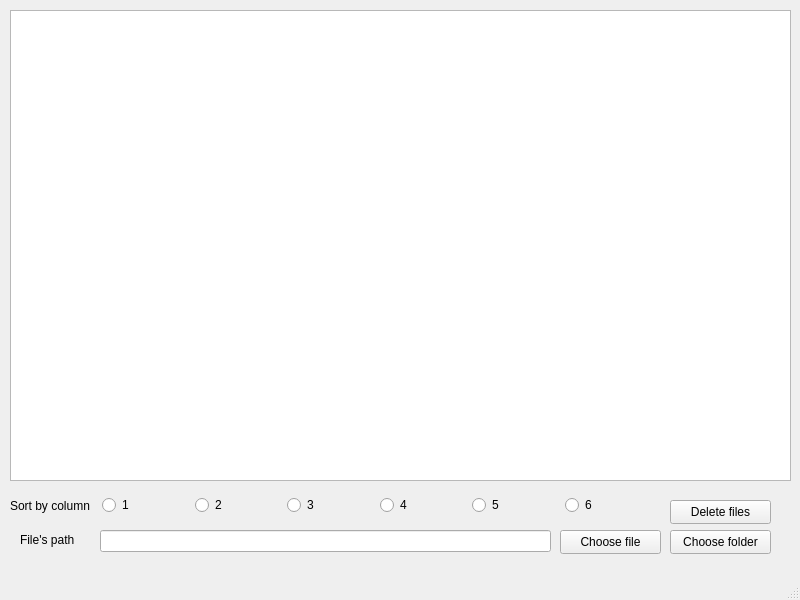
<?xml version="1.0" encoding="UTF-8"?>
<ui version="4.0">
 <class>MainWindow</class>
 <widget class="QMainWindow" name="MainWindow">
  <property name="geometry">
   <rect>
    <x>0</x>
    <y>0</y>
    <width>800</width>
    <height>600</height>
   </rect>
  </property>
  <property name="windowTitle">
   <string>MainWindow</string>
  </property>
  <widget class="QWidget" name="centralwidget">
   <widget class="QTableWidget" name="tab">
    <property name="geometry">
     <rect>
      <x>10</x>
      <y>10</y>
      <width>781</width>
      <height>471</height>
     </rect>
    </property>
   </widget>
   <widget class="QPushButton" name="file">
    <property name="geometry">
     <rect>
      <x>560</x>
      <y>530</y>
      <width>101</width>
      <height>24</height>
     </rect>
    </property>
    <property name="text">
     <string>Choose file</string>
    </property>
   </widget>
   <widget class="QLineEdit" name="path">
    <property name="geometry">
     <rect>
      <x>100</x>
      <y>530</y>
      <width>451</width>
      <height>22</height>
     </rect>
    </property>
    <property name="readOnly">
     <bool>true</bool>
    </property>
   </widget>
   <widget class="QLabel" name="label">
    <property name="geometry">
     <rect>
      <x>20</x>
      <y>530</y>
      <width>81</width>
      <height>20</height>
     </rect>
    </property>
    <property name="text">
     <string>File's path</string>
    </property>
   </widget>
   <widget class="QWidget" name="horizontalLayoutWidget">
    <property name="geometry">
     <rect>
      <x>10</x>
      <y>490</y>
      <width>641</width>
      <height>31</height>
     </rect>
    </property>
    <layout class="QHBoxLayout" name="horizontalLayout">
     <item>
      <widget class="QLabel" name="label_2">
       <property name="text">
        <string>Sort by column</string>
       </property>
      </widget>
     </item>
     <item>
      <widget class="QRadioButton" name="radioButton">
       <property name="text">
        <string>1</string>
       </property>
      </widget>
     </item>
     <item>
      <widget class="QRadioButton" name="radioButton_2">
       <property name="text">
        <string>2</string>
       </property>
      </widget>
     </item>
     <item>
      <widget class="QRadioButton" name="radioButton_3">
       <property name="text">
        <string>3</string>
       </property>
      </widget>
     </item>
     <item>
      <widget class="QRadioButton" name="radioButton_4">
       <property name="text">
        <string>4</string>
       </property>
      </widget>
     </item>
     <item>
      <widget class="QRadioButton" name="radioButton_5">
       <property name="text">
        <string>5</string>
       </property>
      </widget>
     </item>
     <item>
      <widget class="QRadioButton" name="radioButton_6">
       <property name="text">
        <string>6</string>
       </property>
      </widget>
     </item>
    </layout>
   </widget>
   <widget class="QPushButton" name="pushButton">
    <property name="geometry">
     <rect>
      <x>670</x>
      <y>530</y>
      <width>101</width>
      <height>24</height>
     </rect>
    </property>
    <property name="text">
     <string>Choose folder</string>
    </property>
   </widget>
   <widget class="QPushButton" name="pushButton_2">
    <property name="geometry">
     <rect>
      <x>670</x>
      <y>500</y>
      <width>101</width>
      <height>24</height>
     </rect>
    </property>
    <property name="text">
     <string>Delete files</string>
    </property>
   </widget>
  </widget>
  <widget class="QMenuBar" name="menubar">
   <property name="geometry">
    <rect>
     <x>0</x>
     <y>0</y>
     <width>800</width>
     <height>22</height>
    </rect>
   </property>
  </widget>
  <widget class="QStatusBar" name="statusbar"/>
 </widget>
 <resources/>
 <connections/>
</ui>
